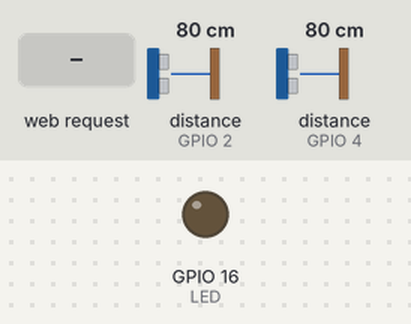
Simulated run of this sketch. Board: ESP8266 (NodeMCU). Parts: output pins drawn as LEDs (lit = HIGH). The test bench sets the inputs (shaded band); at power-on: distance to the obstacle (sensors on GPIO 2, GPIO 4) 80 cm. The echo pulse lasts 58.3 µs per cm; WiFi joins after 1.5 s; servers stay silent unless stated; storage starts empty; what the sketch prints to the serial monitor is not drawn.

Above: at 2.7 s.
2.8 s: HTTP request GET /setLED?LEDstate=1 received
At 4.1 s:
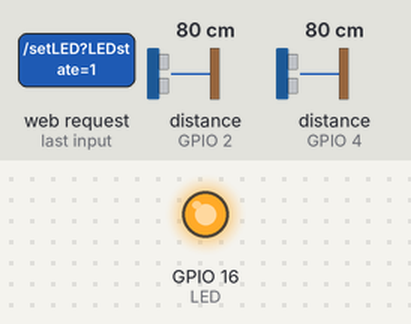
7.3 s: HTTP request GET /setLED received
At 7.8 s:
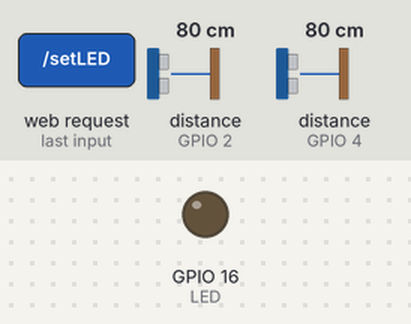
Timing chart, 0 to 9.8 s (numbered marks = the images above; inputs shaded):
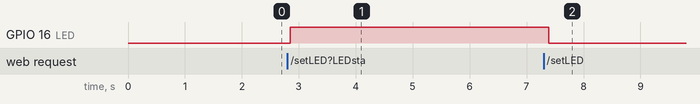

The sketch:

Peek.ino
```cpp
#include <ESP8266WiFi.h>
#include <WiFiClient.h>
#include <ESP8266WebServer.h>
#include <NewPing.h>

#include "FS.h"
#include "DHTesp.h"
//#include "index.h" //Our HTML webpage contents with javascripts

int LED = 16; //D0
String LedS = ""; //ledState holder

int s1trig = 5; //D1
int s1echo = 4; //D2
int s2trig = 0; //D3
int s2echo = 2; //D4

DHTesp dht;
int dhtPin = 14; //D5

#define ACTIVATION_DISTANCE 60
#define MAX_DISTANCE 200 //Maximum distance (in cm) to ping.

int person = 0;
const char* ssid = "Reburn";
const char* password = "01238520";
//const char* ssid = "TTNET_ZyXEL_EMY4";
//const char* password = "4824f669d5099";
ESP8266WebServer server(80); //Server on port 80

//===============================================================
// This routine is executed when you open its IP in browser // Server Responses
//===============================================================
void handleRoot() {
 //String s = MAIN_page; //Read HTML contents
 //server.send(200, "text/html", s); //Send web page
 File file = SPIFFS.open("/index.html","r");
 server.streamFile(file,"text/html");
 file.close();
}

//Default mode unless mode set
void ManuelMode() {
 String ledState = "OFF";
 String t_state = server.arg("LEDstate"); //Refer  xhttp.open("GET", "setLED?LEDstate="+led, true);
 Serial.println(t_state);
 if(t_state == "1")
 {
  digitalWrite(LED,HIGH); //LED ON
  ledState = "ON"; //Feedback parameter
 }
 else
 {
  digitalWrite(LED,LOW); //LED OFF
  ledState = "OFF"; //Feedback parameter
 }

 server.send(200, "text/plane", ledState); //Send web page
}

void setPerson() {
 String pNumber = String(person);
 server.send(200, "text/plane", pNumber); //Send person number only to client ajax request
}
/*
void checkLED() {
  AutoMode();
 String tempPerson = String(person);
 server.send(200, "text/plane", tempPerson); //Send tempNum
}

void AutoMode(){
   if (person > 0) {
       LedS="ON";
       //checkLED();
       //digitalWrite(LED,HIGH); //LED ON
    } else {
       LedS="OFF";
       //checkLED();
       //digitalWrite(LED,LOW); //LED OFF
    }
}*/

void handleTempature() {
 TempAndHumidity lastValues = dht.getTempAndHumidity();
 String tempature = String(lastValues.temperature,0);

 server.send(200, "text/plane", tempature); //Send tempature value only to client ajax request
}

void handleHumidity() {
 TempAndHumidity lastValues = dht.getTempAndHumidity();
 String humidity = String(lastValues.humidity,0);

 server.send(200, "text/plane", humidity); //Send humidity value only to client ajax request
}

//==============================================================
//                  SENSOR SETUP
//==============================================================
class USSensor {
public:
  USSensor(int trigPin, int echoPin, String aName) {
    trig = trigPin;
    echo = echoPin;
    sonar = new NewPing(trigPin, echoPin, MAX_DISTANCE);
    isActivated = false;
    name = aName;
    time = 0;
  }

  void update() {
    updateSensor();
    if (value < ACTIVATION_DISTANCE) {
      setActive(true);
    } else {
      if (millis() - time > 500) {
        setActive(false);
      }
    }
  }

  void reset() {
    setActive(false);
    time = 0;
  }

  void setActive(boolean state) {
    if (!isActivated && state) {
      time = millis();
    }
    if (isActivated != state) {
      isActivated = state;
      Serial.print(name + ": ");
      Serial.println(state);
    }
  }

  boolean wasActive() {
    return (time != 0) && !isActivated;
  }

  int lastActive() {
    return millis() - time;
  }

private:
  int trig;
  int echo;
  String name;
  boolean isActivated;
  unsigned long time;
  float value;
  NewPing *sonar;

  void updateSensor() {

    delay(50);
    value = sonar->ping_cm();
   // Serial.print(name + ": ");
     // Serial.println(value);
  }
};

USSensor *A;
USSensor *B;

//==============================================================
//                  SETUP
//==============================================================
void setup(void){
  SPIFFS.begin();
  Serial.begin(115200);

  A = new USSensor(s1trig, s1echo, "A");
  B = new USSensor(s2trig, s2echo, "B");

  // LED port Direction output
  pinMode(LED,OUTPUT);
  digitalWrite(LED, LOW);

  dht.setup(dhtPin, DHTesp::DHT11);

  Serial.print("Connecting to the Newtork");
  WiFi.begin(ssid, password);     //Connect to your WiFi router
  Serial.println("");

  // Wait for connection
  while (WiFi.status() != WL_CONNECTED) {
    delay(500);
    Serial.print(".");
  }

  //If connection successful show IP address in serial monitor
  Serial.println("");
  Serial.print("Connected to ");
  Serial.println(ssid);
  Serial.print("IP address: ");
  Serial.println(WiFi.localIP());  //IP address assigned to your ESP

  server.on("/", handleRoot);
  server.on("/setLED", ManuelMode);
  server.on("/getPerson",setPerson);
  server.on("/getTempature", handleTempature);
  server.on("/getHumidity",handleHumidity);
 // server.on("/checkLED",checkLED);


  server.begin();                  //Start server
  Serial.println("HTTP server started");
}
//==============================================================
//                     LOOP
//==============================================================
void loop(void){
    A->update();
    B->update();

    if (A->wasActive() && B->wasActive()) {
      int a_time = A->lastActive();
      int b_time = B->lastActive();
      if (a_time < 3000 && b_time < 3000) {
        if (a_time > b_time) {
          person++;
        } else {
          person--;
        }
        Serial.print("People in room: ");
        Serial.println(person);
        setPerson();
      }
      A->reset();
      B->reset();
    }

    if (person < 0) {
      person = 0;
    }

  server.handleClient();          //Handle client requests
}
```

Measured:
- after the input at 2.8 s, GPIO 16 (LED): LOW → HIGH after 0.05 s
- after the input at 7.3 s, GPIO 16 (LED): HIGH → LOW after 0.09 s
